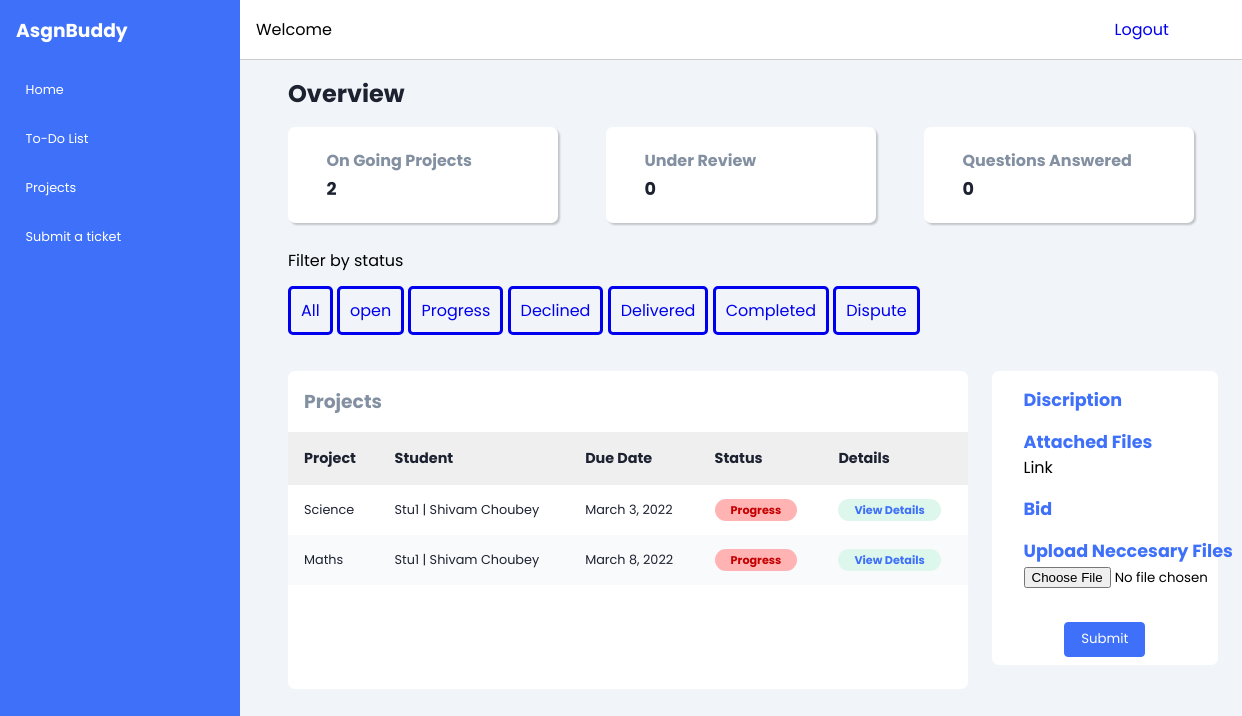
/tutor/todo_list (signed in), run on the app's committed database.
### student/models.py (models this page shows, shortened)
class Bid(models.Model):
    id = models.AutoField(primary_key=True)
    tutor = models.ForeignKey(Tutor, on_delete=models.CASCADE, null=True, blank=True)
    project = models.ForeignKey(Question, on_delete=models.CASCADE, null=True, blank=True)
    is_selected = models.BooleanField(default=False)
    description=models.TextField(max_length=500, null=True)
    cost = models.CharField(max_length=50000, null=True)
    day = models.CharField(max_length=250, null=True)
    rating= models.IntegerField(blank=True,default=5)
    status = models.CharField(max_length=30, choices=COLOR_STATUS, default='Open')
    payment_status = models.IntegerField(choices = payment_status_choices, default=3)
    order_id = models.CharField(unique=True, max_length=100, null=True, blank=True, default=None)
    datetime_of_payment = models.DateTimeField(default=timezone.now)
    razorpay_order_id = models.CharField(max_length=500, null=True, blank=True)
    razorpay_payment_id = models.CharField(max_length=500, null=True, blank=True)
    razorpay_signature = models.CharField(max_length=500, null=True, blank=True)
    def __str__(self):
        return str(self.tutor.username) + str(' | ') + str(self.project.id)

class Question(models.Model):
    id = models.AutoField(primary_key=True)
    student = models.ForeignKey(Student, on_delete=models.CASCADE, null=True, blank=True)
    randomly_generated_id = models.UUIDField(unique=True, default=uuid.uuid4, editable=False)
    category = models.CharField(max_length=30, choices=categotry ,default='others')
    urgency= models.CharField(max_length=250, null=True)
    description=models.CharField(max_length=250, null=True)
    upload = models.FileField(upload_to ='static/media/', null=True)
    date = models.DateField(null=True)
    time = models.TimeField(null=True)
    def __str__(self):
        return str(self.category)

class Student(models.Model):
    username = models.OneToOneField(User, on_delete=models.CASCADE, null=True, blank=True)
    fullname = models.CharField(max_length=250, null=True)
    gender = models.CharField(max_length=20, blank=True, null=True)
    photo = models.FileField(null=True, blank=True)
    avtar=models.CharField(max_length=260,blank=True)
    is_tutor= models.BooleanField(default=False)
    def __str__(self):
        return str(self.username) + str(' | ') + str(self.fullname)

### Learning/views.py (the view)
# urls.py: path('tutor/todo_list', views.todo_list,name="todo_list"),
def todo_list(request):
    bid = Bid.objects.all()
    li = []
    count=0
    count1=0
    count2=0
    for b in bid:
        bd = b.tutor
        print(b.project.date)
        print(b.day)
        print(int(b.day))
        b.project.date = b.project.date +timedelta(days=int(b.project.urgency))
        print(b.project.date)
        if bd.username == request.user:
            li.append(b)
        if bd.username == request.user and b.status=='Progress':
            count += 1
        if bd.username == request.user and b.status=='Delivered':
            count1 += 1
        if bd.username == request.user and b.status=='Completed':
            count2 += 1
    print(li)
    context = {
        'bid' : li,
        'count':count,
        'count1':count1,
        'count2':count2,
    }
    return render(request, "tutor/todo.html",context)

### templates/tutor/todo.html (shortened to what this page needs)
<!DOCTYPE html>
{% load static %}
<html lang="en">
<head>
    <link rel="stylesheet" href="https://cdn.jsdelivr.net/gh/lykmapipo/themify-icons@0.1.2/css/themify-icons.css">
    <link rel="stylesheet" href="{% static 'css/todo.css' %}">
</head>
<body>
    <div class="sidebar">
        <div class="sidebar-header">
            <h3 class="brand">
                <span>AsgnBuddy</span>
            </h3>
        </div>
        <div class="sidebar-menu">
            <ul>
                <li>
                    <a href="{% url 'dashboard'%}">
                        <span>Home</span>
                    </a>
                </li>
                <li>
                    <a href="{% url 'todo_list'%}">
                        <span>To-Do List</span>
                    </a>
                </li>
                <li>
                    <a href="{% url 'projects'%}">
                        <span>Projects</span>
                    </a>
                </li>
                <li>
                    <a href="{% url 'ticket' %}">
                        <span>Submit a ticket</span>
                    </a>
                </li>
            </ul>
        </div>
    </div>
    <div class="main-content">
        <header>
            <div class="search-wrapper">
                <span>Welcome</span>
            </div>
            <div class="social-icons">
                <span ><a href="{% url 'logout' %}">Logout</a></span>
                <div></div>
            </div>
        </header>
        <main>
            <h2 class="dash-title">Overview</h2>
            <div class="dash-cards">
                <div class="card-single">
                    <div class="card-body">
                        <div>
                            <h5>On Going Projects</h5>
                            <h4>{{count}}</h4>
                        </div>
                    </div>
                </div>
                <div class="card-single">
                    <div class="card-body">
                        <div>
                            <h5>Under Review</h5>
                            <h4>{{count1}}</h4>
                        </div>
                    </div>
                </div>
                <div class="card-single">
                    <div class="card-body">
                        <div>
                            <h5>Questions Answered</h5>
                            <h4>{{count2}}</h4>
                        </div>
                    </div>
                </div>
            </div><br>
            <div> Filter by status</div><br>
            <a class="filter" href="{% url 'todo_list'%}">All</a>
            <a class="filter" href="{% url 'open' %}">open</a>
            <a class="filter" href="{% url 'progress' %}">Progress</a>
            <a class="filter" href="{% url 'declined' %}">Declined</a>
            <a class="filter" href="{% url 'delivered' %}">Delivered</a>
            <a class="filter" href="{% url 'completed' %}">Completed</a>
            <a class="filter" href="{% url 'dispute' %}">Dispute</a>
            <section class="recent">
                <div class="activity-grid">
                    <div class="activity-card">
                        <h3>Projects</h3>
                        <div class="table-responsive">
                            <table>
                                <thead>
                                    <tr>
                                        <th>Project</th>
                                        <th>Student</th>
                                        <th>Due Date</th>
                                        <th>Status</th>
                                        <th>Details</th>
                                    </tr>
                                </thead>
                                <tbody>
                                {% for b in bid%}
                                    <tr>
                                        <td>{{b.project}}</td>
                                        <td>{{b.project.student|capfirst}}</td>
                                        <td>{{b.project.date}}</td>
                                        <td>
                                            <span class="badge dispute">{{b.status}}</span>
                                        </td>
                                        <td>
                                            <span class="btnSelect" id="badge" style="border:none; padding: .2rem 1rem; border-radius: 20px;font-weight: 700;font-size: .7rem;background: #DEF7EC;color: var(--main-color); cursor: pointer;"  data-hex="{{b.project.description}}" data-hex2="{{b.project.upload}}" data-hex3={{b.project.date}} data-hex4="{{b.cost}}" data-hex5="{{b.id}}">View Details</span>
                                        </td>
                                    </tr>
                                {% endfor %}
                                </tbody>
                            </table>
                        </div>
                    </div>
                    <div class="summary">
                        <div class="summary-card">
                            <form id ="dfsdf" action="{% url 'final_submit' %}" method="POST">
                                <div class="summary-single">
                                    <div>
                                        <h5>Discription</h5>
                                    </div>
                                </div>
                                <div class="summary-single">
                                    <div>
                                        <h5>Attached Files</h5>
                                        <a id="prolinks" download>Link</a>
                                    </div>
                                </div>
                                <div class="summary-single">
                                    <div>
                                        <h5>Bid</h5>
                                    </div>
                                </div>
                                <div class="summary-single">
                                    <div>
                                        <h5>Upload Neccesary Files</h5>
                                        <div class="drop-zone">
                                          <input type="file" name="final_upload" class="drop-zone__input">
                                        </div>
                                    </div>
                                </div>
                                <br>
                                <div class="text-center">
                                    <button type="submit">
                                        Submit
                                    </button>
                                </div>
                            </form>
                        </div>
                    </div>
                </div>
            </section>
        </main>
    </div>
</body>
</html>

### static/css/todo.css (style rules this page uses)
:root { --main-color: #3e70fa; --color-dark: #1D2231; --text-grey: #8390A2; }
* { font-family: 'Poppins', sans-serif; margin: 0; padding: 0; text-decoration: none; list-style-type: none; box-sizing: border-box; }
.sidebar { height: 100%; width: 240px; position: fixed; left: 0; top: 0; z-index: 100; background: var(--main-color); color: #fff; overflow-y: auto; transition: width 500ms; }
.sidebar-header { display: flex; justify-content: space-between; align-items: center; height: 60px; padding: 0rem 1rem; }
.sidebar-menu { padding: 1rem; }
.sidebar li { margin-bottom: 1.5rem; }
.sidebar a { color: #fff; font-size: .8rem; }
.sidebar a span:last-child { padding-left: .6rem; }
.main-content { position: relative; margin-left: 240px; transition: margin-left 500ms; }
header { position: fixed; left: 240px; top: 0; z-index: 100; width: calc(100% - 240px); background: #fff; height: 60px; padding: 0rem 1rem; display: flex; align-items: center; justify-content: space-between; border-bottom: 1px solid #ccc; transition: left 500ms; }
.search-wrapper { display: flex; align-items: center; }
.social-icons { display: flex; align-items: center; }
.social-icons span, .social-icons div { margin-left: 1.2rem; }
.social-icons div { height: 38px; width: 38px; background-size: cover; background-repeat: no-repeat; background-image: url(img/1.jpg); border-radius: 50%; }
main { margin-top: 60px; background: #f1f5f9; min-height: 90vh; padding: 1rem 3rem; }
.dash-title { color: var(--color-dark); margin-bottom: 1rem; }
.dash-cards { display: grid; grid-template-columns: repeat(3, 1fr); grid-column-gap: 3rem; }
.card-single { background: #fff; border-radius: 7px; box-shadow: 2px 2px 2px rgba(0,0,0,0.2); }
.card-body { padding: 1.3rem 1rem; display: flex; align-items: center; }
.card-body h5 { color: var(--text-grey); font-size: 1rem; }
.card-body h4 { color: var(--color-dark); font-size: 1.1rem; margin-top: .2rem; }
.recent { margin-top: 3rem; margin-bottom: 3rem; }
.activity-grid { display: grid; grid-template-columns: 75% 25%; grid-column-gap: 1.5rem; }
.activity-card, .summary-card, .bday-card { background: #fff; border-radius: 7px; }
.activity-card h3 { color: var(--text-grey); margin: 1rem; }
.activity-card table { width: 100%; border-collapse: collapse; }
.activity-card thead { background: #efefef; text-align: left; }
th, td { font-size: .9rem; padding: 1rem 1rem; color: var(--color-dark); }
td { font-size: .8rem; }
tbody tr:nth-child(even) { background: #f9fafc; }
.badge { padding: .2rem 1rem; border-radius: 20px; font-weight: 700; font-size: .7rem; cursor: pointer; }
.badge.dispute { background: #ffb3b3; color: #c40000; }
.summary-card { margin-bottom: 1.5rem; padding-top: .5rem; padding-bottom: .5rem; }
.summary-single { padding: .5rem 1rem; display: flex; align-items: center; }
.summary-single h5 { color: var(--main-color); font-size: 1.1rem; margin-bottom: 0rem !important; }
.text-center { text-align: center; }
.text-center button { background: var(--main-color); color: #fff; border: 1px solid var(--main-color); border-radius: 4px; padding: .4rem 1rem; }
.table-responsive { overflow-x: auto; }

### templates/tutor/todo.html (style rules this page uses)
.filter { padding: 10px; border-radius: 5px; border: 3px solid; }

### data on the page
Bid: project "Science", project.student "Stu1 | Shivam Choubey", project "March 3, 2022", status "Progress"
Bid: project "Maths", project.student "Stu1 | Shivam Choubey", project "March 8, 2022", status "Progress"

### other printed values
{{ count }} "2"
{{ count1 }} "0"
{{ count2 }} "0"
